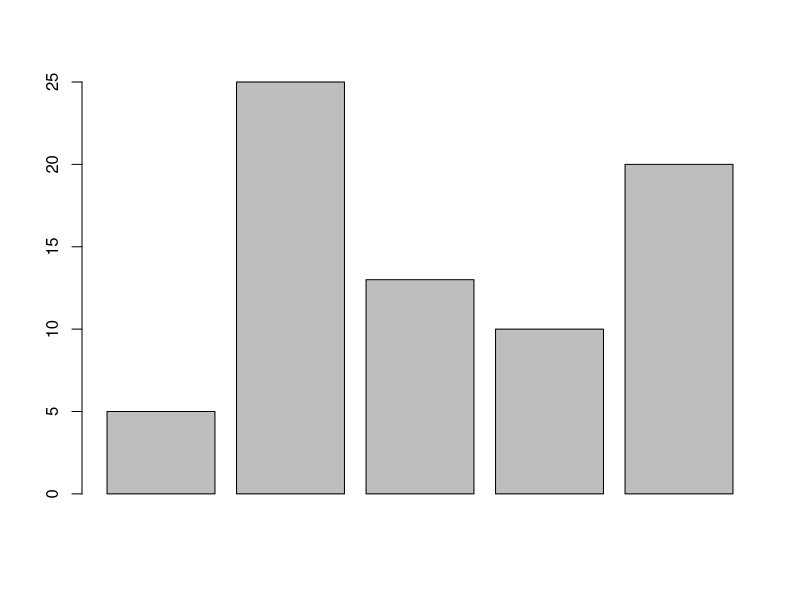
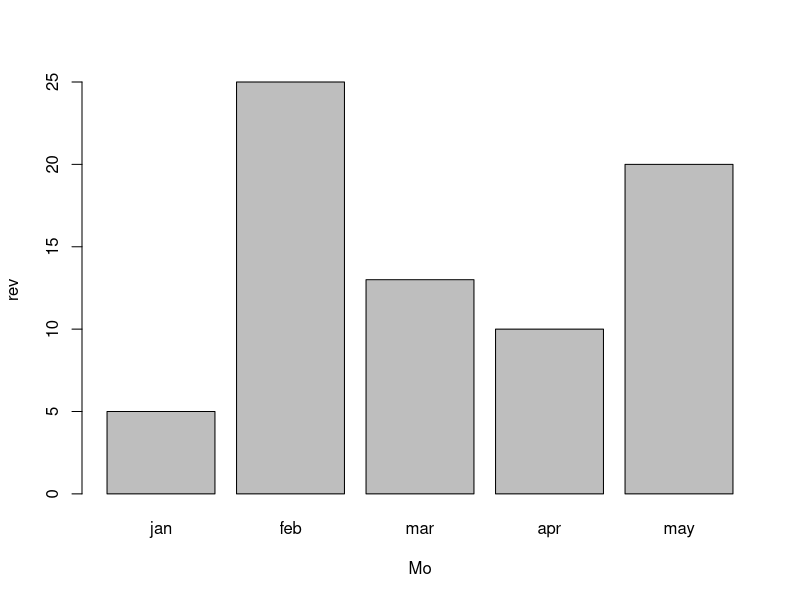

Generate these figures, in order, with R:
 Da <- c(5,25,13,10,20)
 barplot(Da)
 ma <- c("jan","feb","mar","apr","may")
 barplot(Da,names.arg=ma,xlab="Mo",ylab="rev")